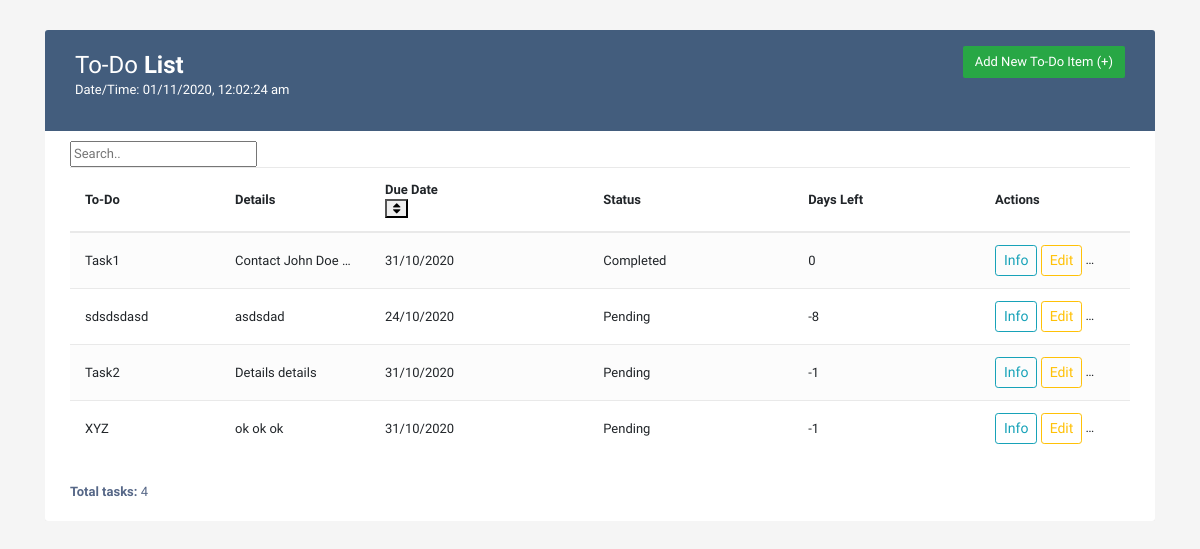
Before: / with the older database file.
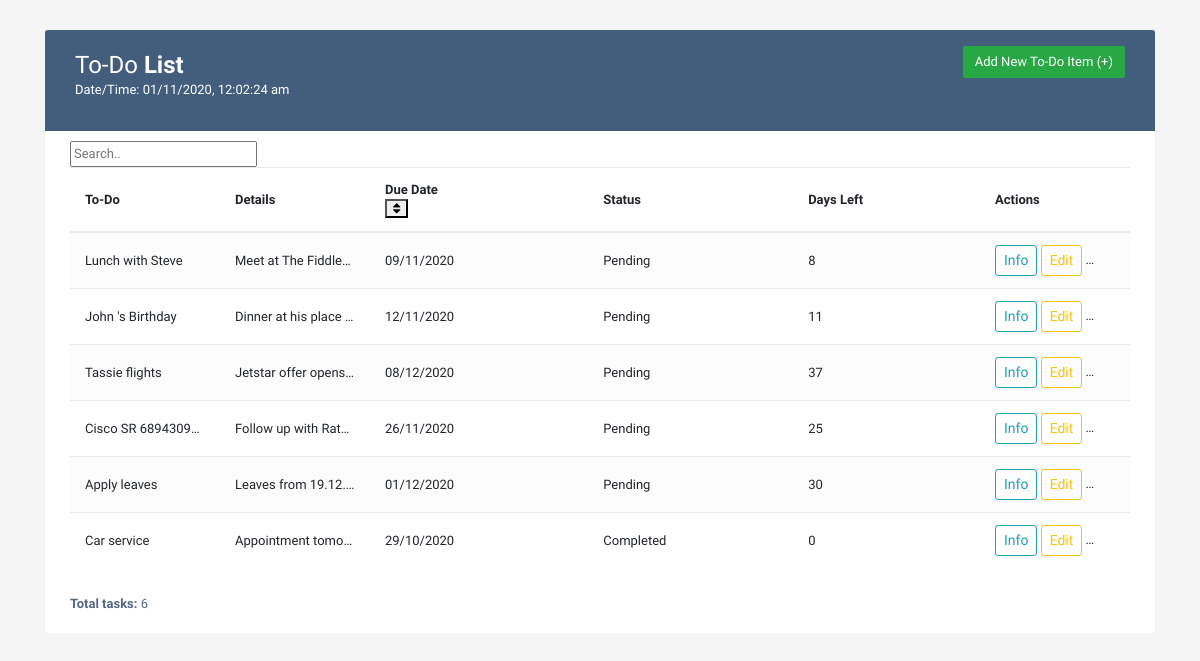
After: the same page with the newer database file.
### tables this page shows
CREATE TABLE "to_do" (
	"name"	TEXT NOT NULL UNIQUE,
	"details"	TEXT,
	"duedate"	TEXT NOT NULL,
	"status"	TEXT
);

### to_do_app.py (the view)
@app.route('/')
def home_page():
    data = db_functions.get_all_tasks()
    updated_data =[]
    for task in data:
        updated_data.append(get_tasks_with_days_left(task))
    return render_template('to_do.html', data = updated_data)

### db_functions.py (called while the page is built)
def get_all_tasks():
    try:
        conn = sqlite3.connect(DB_PATH)
        c = conn.cursor()
        c.execute('select * from to_do')
        rows = c.fetchall()
        return rows
    except Exception as e:
        print('Error: ', e)
        return None

### to_do_app.py (called while the page is built)
def get_tasks_with_days_left(data):
    data_list = list(data)
    if data_list[3] == "Completed":
        data_list.append(str(0))
    else:
        current_date = datetime.date.today()
        task_duedate = datetime.datetime(int(data_list[2].split("-")[0]),int(data_list[2].split("-")[1]),int(data_list[2].split("-")[2])).date()
        data_list.append(str((task_duedate-current_date).days))
    data_list[2]=data_list[2].split("-")[2]+"/"+data_list[2].split("-")[1]+"/"+data_list[2].split("-")[0]
    data = tuple(data_list)
    return data

### templates/to_do.html (shortened to what this page needs)
<!DOCTYPE html>
<html lang="en">
<head>
<link rel="stylesheet" href="https://stackpath.bootstrapcdn.com/bootstrap/4.5.0/css/bootstrap.min.css">
<link href="https://maxcdn.bootstrapcdn.com/font-awesome/4.7.0/css/font-awesome.min.css" rel="stylesheet">
<link rel="stylesheet" href="https://maxcdn.bootstrapcdn.com/font-awesome/4.7.0/css/font-awesome.min.css">
</head>
<body>
<div class="container-xl">
	<div class="table-responsive">
		<div class="table-wrapper">
			<div class="table-title">
				<div class="row">
					<div class="col-sm-6">
						<h2>To-Do <b>List</b></h2>
						<p>Date/Time: <span id="datetime"></span></p>
					</div>
					<div class="col-sm-6">
						<button class="btn btn-success" data-toggle="modal" data-target="#addtaskModal" title="Add Task" style="border:2;">Add New To-Do Item (+)</button>
					</div>
				</div>
			</div>
			<input id="myInput" type="text" placeholder="Search..">
			<table id="dtBasicExample" class="table table-striped table-hover" class="sortable">
				<thead>
					<tr>
						<th class="" style="width:200px">To-Do</th>
						<th class="" style="width:250px">Details</th>
						<th class="">Due Date<form action="/toggleSorting" method="GET"><button class="fa fa-sort" aria-hidden="true" type="submit"></button></form></th>
						<th class="">Status</th>
						<th class="">Days Left</th>
						<th class="" style="width:240px">Actions</th>
					</tr>
				</thead>
				<tbody>
				{% for row in data %}
					<tr>
					<td class="">{{ row[0] }}</td>
					<td class="">{{ row[1] }}</td>
					<td class="">{{ row[2] }}</td>
					<td class="">{{ row[3] }}</td>
					<td class="">{{ row[4] }}</td>
					<td>
					    <button class="btn btn-outline-info btn-sm" data-toggle="modal" data-target="#infoModal" title="View Task">Info</button>
  						<button class="btn btn-outline-warning btn-sm" data-toggle="modal" data-target="#editModal" title="Edit Task">Edit</button>
					    <button class="btn btn-outline-success btn-sm" data-toggle="modal" data-target="#doneModal" title="Mark Task Complete">Done</button>
					</td>
					</tr>
				{% endfor %}
				</tbody>
			</table>
			<div class="clearfix">
				<div class="hint-text"><b>Total tasks: </b>{{ data|length }}</div>
			</div>
		</div>
	</div>
</div>
</body>
</html>

### templates/to_do.html (style rules this page uses)
body { color: #566787; background: #f5f5f5; font-family: 'Varela Round', sans-serif; font-size: 13px; }
.table-responsive { margin: 30px 0; }
.table-wrapper { background: #fff; padding: 20px 25px; border-radius: 3px; min-width: 1000px; box-shadow: 0 1px 1px rgba(0,0,0,.05); }
.table-title { padding-bottom: 15px; background: #435d7d; color: #fff; padding: 16px 30px; min-width: 100%; margin: -20px -25px 10px; border-radius: 3px 3px 0 0; }
.table-title h2 { margin: 5px 0 0; font-size: 24px; }
.table-title .btn { color: #fff; float: right; font-size: 13px; border: none; min-width: 50px; border-radius: 2px; border: none; outline: none !important; margin-left: 10px; }
table.table tr th, table.table tr td { border-color: #e9e9e9; padding: 12px 15px; vertical-align: middle; white-space: nowrap; overflow:hidden; text-overflow:ellipsis; max-width:150px }
table.table tr th:first-child { width: 60px; }
table.table tr th:last-child { width: 100px; }
table.table-striped tbody tr:nth-of-type(odd) { background-color: #fcfcfc; }
.hint-text { float: left; margin-top: 10px; font-size: 13px; }

Changed rows visible on the page:
removed to_do: name "Task1", details "Contact John Doe…", duedate "31/10/2020", status "Completed", row "0"
removed to_do: name "Task2", details "Details details", duedate "31/10/2020", status "Pending", row "-1"
removed to_do: name "XYZ", details "ok ok ok", duedate "31/10/2020", status "Pending", row "-1"
added to_do: name "Lunch with Steve", details "Meet at The Fiddle…", duedate "09/11/2020", status "Pending", row "8"
added to_do: name "John 's Birthday", details "Dinner at his place…", duedate "12/11/2020", status "Pending", row "11"
added to_do: name "Tassie flights", details "Jetstar offer opens…", duedate "08/12/2020", status "Pending", row "37"
added to_do: name "Cisco SR 689430940", details "Follow up with Rat…", duedate "26/11/2020", status "Pending", row "25"
changed to_do: name "sdsdsdasd" → "Apply leaves"; details "asdsdad" → "Leaves from 19.12.…"; duedate "24/10/2020" → "01/12/2020"; row "-8" → "30"
added to_do: name "Car service", details "Appointment tomo…", duedate "29/10/2020", status "Completed", row "0"
Other visible differences:
{{ data|length }}: "4" → "6"
